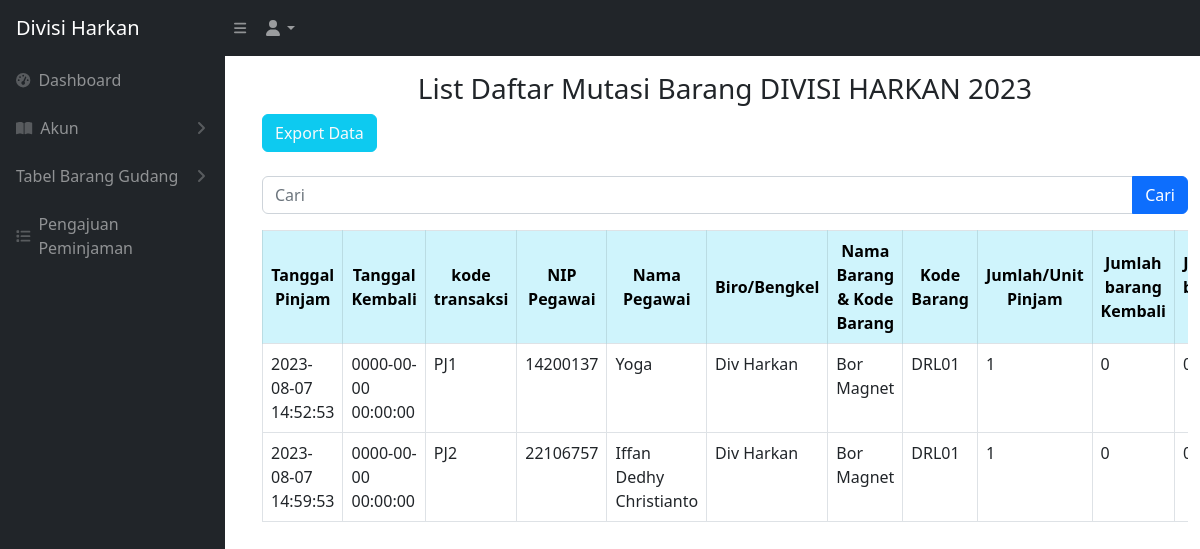
/mutasibarang.php (signed in), run on an earlier commit of the app's database.
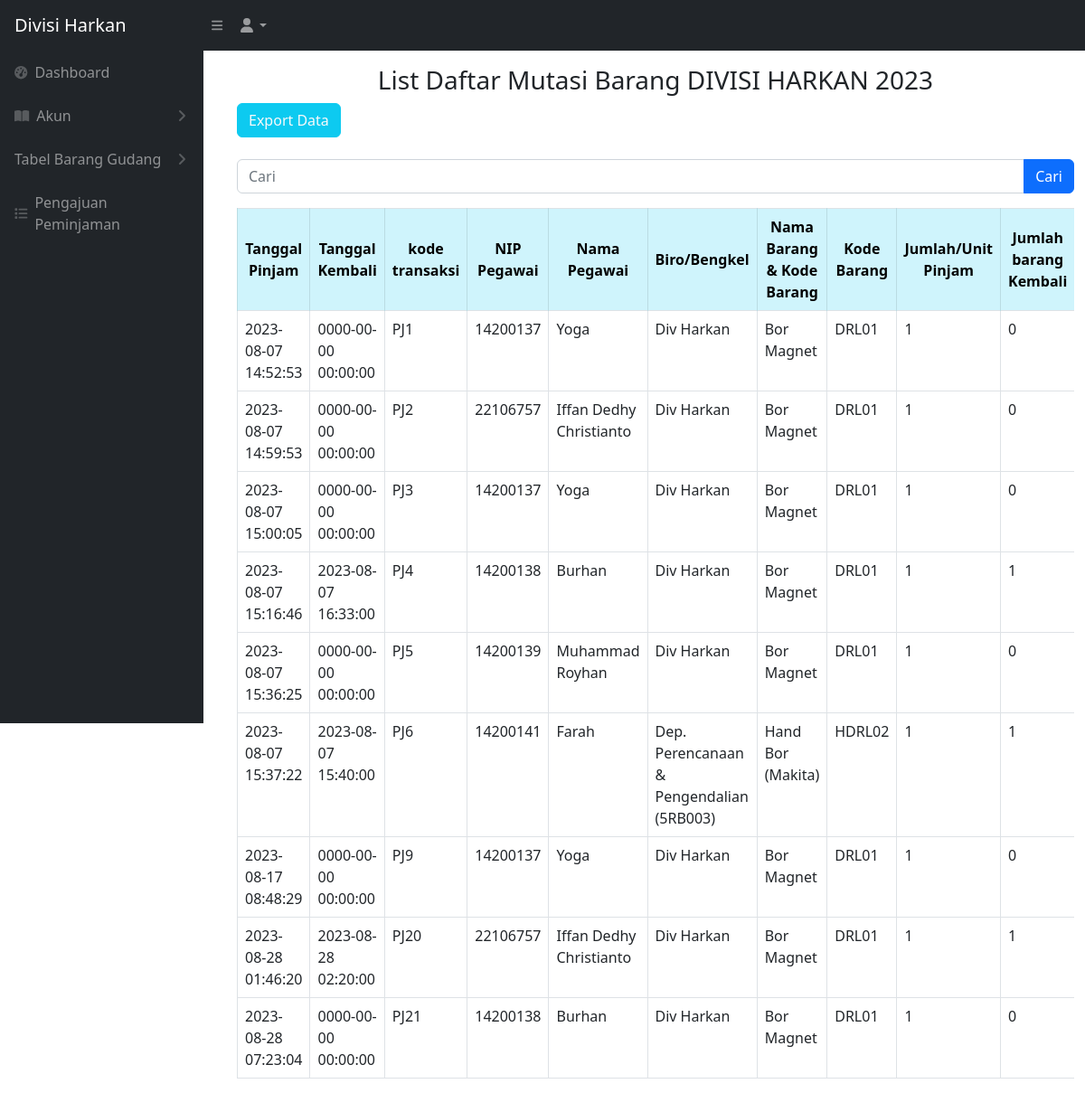
And on a later commit of the database.
### tables this page shows
CREATE TABLE `keluar_masuk_barang` (
  `idtransaksi` int(11) NOT NULL,
  `kodetransaksi` varchar(200) NOT NULL,
  `tanggal` timestamp NOT NULL DEFAULT current_timestamp(),
  `tanggalkembali` timestamp NOT NULL DEFAULT current_timestamp(),
  `nip` varchar(512) NOT NULL,
  `namabarang` varchar(200) NOT NULL,
  `kodebarang` varchar(200) NOT NULL,
  `jumlahpinjam` int(11) NOT NULL,
  `jumlahkembali` int(11) NOT NULL,
  `jumlahrusak` int(11) NOT NULL,
  `lokasi` varchar(500) NOT NULL,
  `lokasi_kembali` varchar(256) NOT NULL,
  `isApproved` int(11) NOT NULL,
  `status` varchar(200) NOT NULL
);

CREATE TABLE `users` (
  `id_user` int(11) NOT NULL,
  `nip_user` varchar(512) NOT NULL,
  `nama_user` varchar(512) NOT NULL,
  `password_user` varchar(512) NOT NULL,
  `divisi_id` int(11) NOT NULL,
  `role_id` int(11) NOT NULL
);

CREATE TABLE `divisi` (
  `iddivisi` int(11) NOT NULL,
  `namadivisi` varchar(200) NOT NULL
);

### mutasibarang.php (the view, shortened to what the changed rows need)
<?php
require 'controller/koneksi.php';
$searchTerm = isset($_GET['cari']) ? $_GET['cari'] : '';
?>
<!DOCTYPE html>
<html lang="en">
<head>
    <link href="css/styles.css" rel="stylesheet" />
</head>
<body>
    <br>
    <br>
    <main id="main-content" class="<?= isset($_GET['sidebarClosed']) ? '' : 'main-with-sidebar' ?>">
        <div class="container -fluid">
            <br>
            <br>
            <div class="card-body">
                <div class="table table-responsive">
                    <table class="table table-bordered" id="dataTable" width="100" cellspacing="0">
                        <thead>
                            <tr>
                                <th class="table-info text-center align-middle">Tanggal Pinjam</th>
                                <th class="table-info text-center align-middle">Tanggal Kembali</th>
                                <th class="table-info text-center align-middle">kode transaksi</th>
                                <th class="table-info text-center align-middle">NIP Pegawai</th>
                                <th class="table-info text-center align-middle">Nama Pegawai</th>
                                <th class="table-info text-center align-middle">Biro/Bengkel</th>
                                <th class="table-info text-center align-middle">Nama Barang & Kode Barang</th>
                                <th class="table-info text-center align-middle">Kode Barang </th>
                                <th class="table-info text-center align-middle">Jumlah/Unit Pinjam</th>
                                <th class="table-info text-center align-middle">Jumlah barang Kembali</th>
                                <th class="table-info text-center align-middle">Jumlah barang rusak</th>
                            </tr>
                        </thead>
                        <tbody>
                            <?php
                            if (!empty($searchTerm)) {
                                $searchResults = searchMutasiBarang($conn, $searchTerm);
                                while ($data = mysqli_fetch_array($searchResults)) {
                                    $tanggalpinjam = $data['tanggal'];
                                    $tanggalkembali = $data['tanggalkembali'];
                                    $kodetransaksi = $data['kodetransaksi'];
                                    $nip = $data['nip'];
                                    $namabarang = $data['namabarang'];
                                    $kodebarang = $data['kodebarang'];
                                    $jumlahpinjam = $data['jumlahpinjam'];
                                    $jumlahkembali = $data['jumlahkembali'];
                                    $jumlahrusak = $data['jumlahrusak'];
                                    $lokasi = $data['lokasi'];
                                    $lokasikembali = $data['lokasi_kembali'];
                                    $status = $data['status'];
                                    $tanggalKembaliNull = "0000-00-00 00:00:00";
                                    $query_pegawai = "SELECT users.nama_user
                        FROM users
                        WHERE users.nip_user = '$nip'";
                                    $result_pegawai = mysqli_query($conn, $query_pegawai);
                                    $namapegawai = "-";
                                    if ($result_pegawai) {
                                        $row_pegawai = mysqli_fetch_assoc($result_pegawai);
                                        $namapegawai = $row_pegawai['nama_user'];
                                    }
                                    $query_divisi = "SELECT divisi.namadivisi
                        FROM users
                        INNER JOIN divisi ON users.divisi_id = divisi.iddivisi
                        WHERE users.nip_user = '$nip'";
                                    $result_divisi = mysqli_query($conn, $query_divisi);
                                    $namadivisi = "-";
                                    if ($result_divisi) {
                                        $row_divisi = mysqli_fetch_assoc($result_divisi);
                                        $namadivisi = $row_divisi['namadivisi'];
                                    }
                                    echo '<tr class="centered-cell">';
                                    echo '<td class="centered-cell">' . $tanggalpinjam . '</td>';
                                    echo '<td class="centered-cell">' . $tanggalkembali . '</td>';
                                    echo '<td class="centered-cell">' . $kodetransaksi . '</td>';
                                    echo '<td class="centered-cell">' . $nip . '</td>';
                                    echo '<td class="centered-cell">' . $namapegawai . '</td>';
                                    echo '<td class="centered-cell">' . $namadivisi . '</td>';
                                    echo '<td class="centered-cell">' . $namabarang . '</td>';
                                    echo '<td class="centered-cell">' . $kodebarang . '</td>';
                                    echo '<td class="centered-cell">' . $jumlahpinjam . '</td>';
                                    echo '<td class="centered-cell">' . $jumlahkembali . '</td>';
                                    echo '<td class="centered-cell">' . $jumlahrusak . '</td>';
                                    echo '<td class="centered-cell">' . $lokasi . '</td>';
                                    echo '<td class="centered-cell">' . $lokasikembali . '</td>';
                                    echo '<td class="centered-cell">';
                                    if ($tanggalkembali === $tanggalKembaliNull) {
                                        echo '<span class="badge text-bg-danger">Belum kembali</span>';
                                    } else if ($jumlahrusak > 0) {
                                        echo '<span class="badge text-bg-warning">Barang rusak/kurang lengkap</span>';
                                    } else {
                                        echo '<span class="badge text-bg-success">Sudah kembali</span>';
                                    }
                                    echo '</td>';
                                    echo '</tr>';
                                }
                            } else {
                                $ambilsemuadatastock = mysqli_query($conn, "SELECT * FROM keluar_masuk_barang WHERE isApproved = 1");
                                while ($data = mysqli_fetch_array($ambilsemuadatastock)) {
                                    $tanggalpinjam = $data['tanggal'];
                                    $tanggalkembali = $data['tanggalkembali'];
                                    $kodetransaksi = $data['kodetransaksi'];
                                    $nip = $data['nip'];
                                    $namabarang = $data['namabarang'];
                                    $kodebarang = $data['kodebarang'];
                                    $jumlahpinjam = $data['jumlahpinjam'];
                                    $jumlahkembali = $data['jumlahkembali'];
                                    $jumlahrusak = $data['jumlahrusak'];
                                    $query_pegawai = "SELECT users.nama_user
                        FROM users
                        WHERE users.nip_user = '$nip'";
                                    $result_pegawai = mysqli_query($conn, $query_pegawai);
                                    $namapegawai = "-";
                                    if ($result_pegawai) {
                                        $row_pegawai = mysqli_fetch_assoc($result_pegawai);
                                        $namapegawai = $row_pegawai['nama_user'];
                                    }
                                    $query_divisi = "SELECT divisi.namadivisi
                        FROM users
                        INNER JOIN divisi ON users.divisi_id = divisi.iddivisi
                        WHERE users.nip_user = '$nip'";
                                    $result_divisi = mysqli_query($conn, $query_divisi);
                                    $namadivisi = "-";
                                    if ($result_divisi) {
                                        $row_divisi = mysqli_fetch_assoc($result_divisi);
                                        $namadivisi = $row_divisi['namadivisi'];
                                    }
                                    echo '<tr>';
                                    echo '<td>' . $tanggalpinjam . '</td>';
                                    echo '<td>' . $tanggalkembali . '</td>';
                                    echo '<td>' . $kodetransaksi . '</td>';
                                    echo '<td>' . $nip . '</td>';
                                    echo '<td>' . $namapegawai . '</td>';
                                    echo '<td>' . $namadivisi . '</td>';
                                    echo '<td>' . $namabarang . '</td>';
                                    echo '<td>' . $kodebarang . '</td>';
                                    echo '<td>' . $jumlahpinjam . '</td>';
                                    echo '<td>' . $jumlahkembali . '</td>';
                                    echo '<td>' . $jumlahrusak . '</td>';
                                    echo '</tr>';
                                }
                            }
                            ?>
                        </tbody>
                    </table>
                </div>
            </div>
    </main>
</body>
</html>

What changed in the data, as far as the page shows it:
now on this page (row edited): keluar_masuk_barang: tanggal "2023-08-07 15:00:05", tanggalkembali "0000-00-00 00:00:00", kodetransaksi "PJ3", nip "14200137", users.nama_user "Yoga", divisi.namadivisi "Div Harkan", namabarang "Bor Magnet", kodebarang "DRL01", jumlahpinjam "1", jumlahkembali "0"
now on this page (row edited): keluar_masuk_barang: tanggal "2023-08-07 15:16:46", tanggalkembali "2023-08-07 16:33:00", kodetransaksi "PJ4", nip "14200138", users.nama_user "Burhan", divisi.namadivisi "Div Harkan", namabarang "Bor Magnet", kodebarang "DRL01", jumlahpinjam "1", jumlahkembali "1"
now on this page (row edited): keluar_masuk_barang: tanggal "2023-08-07 15:36:25", tanggalkembali "0000-00-00 00:00:00", kodetransaksi "PJ5", nip "14200139", users.nama_user "Muhammad Royhan", divisi.namadivisi "Div Harkan", namabarang "Bor Magnet", kodebarang "DRL01", jumlahpinjam "1", jumlahkembali "0"
now on this page (row edited): keluar_masuk_barang: tanggal "2023-08-07 15:37:22", tanggalkembali "2023-08-07 15:40:00", kodetransaksi "PJ6", nip "14200141", users.nama_user "Farah", divisi.namadivisi "Dep. Perencanaan & Pengendalian (5RB003)", namabarang "Hand Bor (Makita)", kodebarang "HDRL02", jumlahpinjam "1", jumlahkembali "1"
now on this page (row edited): keluar_masuk_barang: tanggal "2023-08-17 08:48:29", tanggalkembali "0000-00-00 00:00:00", kodetransaksi "PJ9", nip "14200137", users.nama_user "Yoga", divisi.namadivisi "Div Harkan", namabarang "Bor Magnet", kodebarang "DRL01", jumlahpinjam "1", jumlahkembali "0"
added keluar_masuk_barang: tanggal "2023-08-28 01:46:20", tanggalkembali "2023-08-28 02:20:00", kodetransaksi "PJ20", nip "22106757", users.nama_user "Iffan Dedhy Christianto", divisi.namadivisi "Div Harkan", namabarang "Bor Magnet", kodebarang "DRL01", jumlahpinjam "1", jumlahkembali "1"
added keluar_masuk_barang: tanggal "2023-08-28 07:23:04", tanggalkembali "0000-00-00 00:00:00", kodetransaksi "PJ21", nip "14200138", users.nama_user "Burhan", divisi.namadivisi "Div Harkan", namabarang "Bor Magnet", kodebarang "DRL01", jumlahpinjam "1", jumlahkembali "0"
